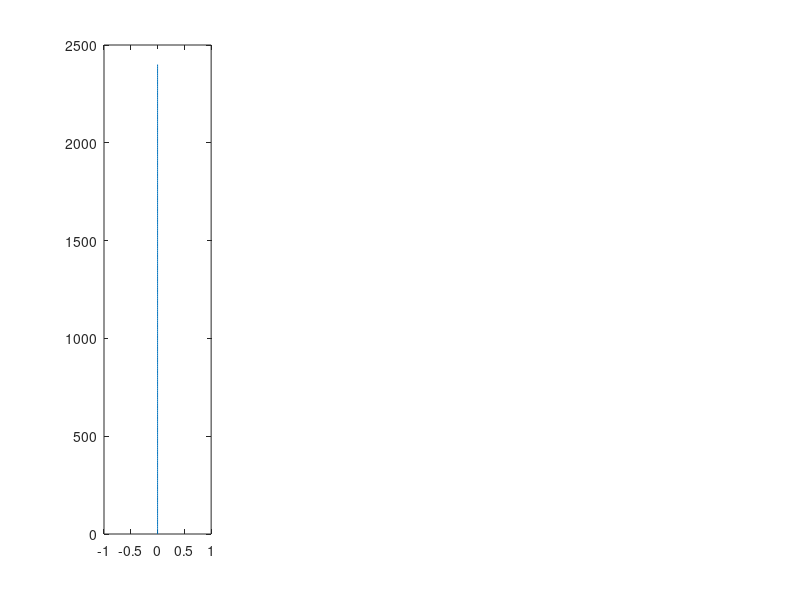

Recreate this plot in MATLAB. (Note: this script raises an error after producing the figure.)
% Script to solve coupled ice shell thermal and stress evolution
% This version of the code is meant to reproduce Nimmo (2004) - Volume
% change effect. The basic idea is that the ice shell begins as 2.4 km
% thick and with a temperature evolution given by the stefan solution.
% I was basically unable to reproduce Nimmo's results
%
%
% Max Rudolph, March 19, 2020
clear;
close all;
addpath ../core

use_analytic_temperature = false; % whether to solve the energy equation or use an analytic solution (true)

% Numerical parameters
nr = 256; % number of grid points
relaxation_parameter=.01; % used in nonlinear loop.
maxiter=300;
% Define physical constants and parameters
% Physical constants
seconds_in_year = 3.1558e7;
R=8.314e-3;     % in kJ/mol/K
% Boundary conditions and internal heating
H=0; % internal heating rate.
Tb=270;
Ts=100;
Ro = 1500*1000;             % outer radius of ice shell (m)
initial_thickness = 2400;
Ri = Ro-initial_thickness;         % inner radius of ice shell (m)
Rc = 1.60e5;             % core radius (m)
% Elastic and Viscous properties
E = 5e9;        % shear modulus of ice (Pa)
nu = 0.3;      % Poisson ratio of ice (-)
beta_w = 4e-10; % Compressibility of water (1/Pa)
alpha_l = 1e-4; % coefficient of linear thermal expansion ( alpha_v/3 ) (1/K)
rho_i=900;      % density of ice (kg/m^3)
rho_w=1000;     % density of water (kg/m^3)
Q=40;           % activation energy, kJ/mol, Nimmo 2004 (kJ/mol)
mub=1e15;       % basal viscosity (Pa-s)
mu = @(T) mub*exp(Q*(Tb-T)/R/Tb./T); % function to evaluate viscosity in Pa-s given T
% Thermal properties
Cp = 2100; %heat capacity of ice J/kg/K
kappa = 1e-6;% m/s/s
k=kappa*rho_i*Cp;

% Benchmark-specific things
% temperature solution
lam1 = 0.65;
cooling_age = @(zm) (zm/2/lam1)^2/kappa;
initial_cooling_age = cooling_age(initial_thickness);
zm = @(t) 2*lam1*sqrt(kappa*t);
dTdt = @(z,t) -(Tb-Ts)/erf(lam1)*exp(-z.^2/4/kappa/t).*z/(2*sqrt(pi*kappa*t^3));
stefan_T = @(z,t)  erf( (z)/2./sqrt(kappa*t) )/erf(lam1)*(Tb-Ts)+Ts;
% If solving the energy equation, we need the right value of L
% corresponding to lam1 = 0.65 (Nimmo value)
Lf = exp(-lam1^2)/lam1/erf(lam1) * Cp*(Tb-Ts)/sqrt(pi);% Turcotte and Schubert Equation 4.141

% calculate maxwell time at 100, 270
fprintf('Maxwell time at surface, base %.2e %.2e\n',mu(100)/E,mu(Tb)/E);
fprintf('Thermal diffusion timescale %.2e\n',(4e4)^2/kappa);
% set end time and grid resolution
t_end = 90e6*seconds_in_year;
% dt = 1e4*seconds_in_year; % time step in seconds
dtmax = 1e4*seconds_in_year;
dtmin = seconds_in_year;
% dt1 = 3600; % size of first timestep
% times = logspace(log10(dt1),log10(t_end+dt1),1e4)-dt1;
plot_interval = t_end;
save_interval = 1e5*seconds_in_year;
save_depths = [0 1 2 3 5]*1000;
nsave = ceil(t_end/save_interval) + 1; nsave_depths = length(save_depths);
sigma_t_store = zeros(nsave_depths,nsave);

% set up the grid
grid_r = linspace(Ri,Ro,nr); % set up the grid

% initialize solution vectors (IC)
sigma_r_last = zeros(nr,1); % initial stresses
sigma_t_last = zeros(nr,1); % initial stresses
T_last = linspace(Tb,Ts,nr)';
% stefan initial condition
eta = (Ro-grid_r)/2/sqrt(kappa*initial_cooling_age);
theta = erf(eta)/erf(lam1);
T_last(:) = theta*(Tb-Ts)+Ts;
% initialize with a stefan solution corresponding to initial thickness
er_last = zeros(nr,1); % strains
et_last = zeros(nr,1);
ur_last = zeros(nr,1);      % displacement
z_last = 0; % total amount of thickening
Pex_last = 0; %initial overpressure

% Set up plot
hf2=figure();

plot_times = [0.0 0.8 1.6 3.2 6.4 12 24 46 90]*1e6*seconds_in_year; iplot=2;
hf=figure(2);
subplot(1,4,1); % sigma_r and sigma_t
h=plot(sigma_r_last,Ro-grid_r); hold on;
plot(sigma_r_last,Ro-grid_r,'--','Color',h.Color);
% h=legend('\sigma_r','\sigma_t','Interpreter','tex'); h.AutoUpdate=false;
title('Stress (Pa)','Interpreter','tex');
ylabel('r (m)');
set(gca,'YDir','reverse');
subplot(1,4,2); % e_r and e_t
h=plot( sigma_r_last,Ro-grid_r); hold on;
plot( sigma_r_last,Ro-grid_r,'--','Color',h.Color); hold on;
% h=legend('r','t'); h.AutoUpdate=false;
title('Strain (-)','Interpreter','tex');
set(gca,'YDir','reverse');
subplot(1,4,3); % temperature
plot(T_last,Ro-grid_r); hold on; title('T (K)','Interpreter','tex'); set(gca,'YDir','reverse');
subplot(1,4,4); % radial displacement (u)
plot(ur_last,Ro-grid_r); hold on; title('u_r');
set(gca,'YDir','reverse');
last_plot_time = 0;

fig1a.h = figure(); % Nimmo's Figure 1a
subplot(2,1,1);
[ax,h1,h2]=plotyy((Ro-grid_r)/1e3,sigma_t_last/1e6,(Ro-grid_r)/1e3,T_last);
fig1a.ax = ax;
h2.Color = h1.Color;
h2.LineStyle = '--';
hold(ax(1)); hold(ax(2));
set(ax,'Xlim',[0 20]);
set(ax(1),'YLim',[-40 10]);
set(ax(1),'YTick',[-40:5:10]);
set(ax(2),'YTick',[100:20:180]);
set(ax(1),'YTickLabelMode','auto');
ylabel(ax(1),'Tangential Stress (MPa)');
xlabel(ax(1),'Depth (km)');
ylabel(ax(2),'Temperature (K)');
set(ax(2),'YLim',[100 180]);

time=0; itime=1;
% save initial state
isave = 1;
sigma_t_store(:,isave) = interp1(Ro-grid_r,sigma_t_last,save_depths);
time_store(isave) = time;
last_store = time; isave = isave+1;


while time < t_end
    % In each timestep, we do the following
    % 1. Calculate the amount of basal freeze-on and advance the mesh
    % 2. Solve the heat equation using an implicit method
    % 3. Solve for sigma_r
    % 4. Calculate sigma_t
    % 5. Calculate the radial displacements u(r)
    
    % 2. Calculate thickening
    % basal heat flux
    %     qb = -k*(T(2)-T(1))/(grid_r(2)-grid_r(1)); % W/m^2
    % thickening would be dx/dt = qb/(L*rho_i)
    %     delta_rb = dt*qb/Lf/rho_i;
    %     z = z_last + delta_rb;
    
    % calculate the timestep
    if( use_analytic_temperature )
        delta = Inf;
        dt=dtmax*2;
        while abs(delta) > (grid_r(2)-grid_r(1))/2 && dt >= dtmin
            dt = dt/2;
            new_thickness = zm(initial_cooling_age+time+dt);
            delta = new_thickness - (Ro-grid_r(1));
        end
        fprintf('Timestep %e elapsed time %e\n',dt,time+dt);
        z=new_thickness-initial_thickness;
        delta_rb = new_thickness-initial_thickness;
        f = (1-2*initial_thickness/Ro);
        delta_rho = (rho_w-rho_i);
        surface_uplift = (delta_rb)*(delta_rho)/rho_w*f/(1+(f*(delta_rho)/rho_w));
        
        % calculate new ocean pressure (Manga and Wang 2007, equation 5)
        %     Pex_pred = 3*Ri^2/beta_w/(Ri^3-Rc^3)*(z*(rho_w-rho_i)/rho_w-ur_last(1));% ur_last because we don't yet know the uplift
        Pex_pred = surface_uplift*E/(1-nu)*2/Ro^2*(new_thickness/4); % last term assumes elastic thickness ~1/4 total thickness
        % re-mesh onto new grid
        new_grid_r = linspace(Ri-delta_rb,Ro,nr);
        [T_last,sigma_r_last,sigma_t_last,er_last,et_last] = interpolate_solution(new_grid_r,grid_r,T_last,sigma_r_last,sigma_t_last,er_last,et_last,Tb);
        grid_r = new_grid_r; % end interpolation step
        
        % calculate d/dr(Tdot)
        %     Tdot = (T-T_last)/dt;
        %     Tdot = zeros(size(T_last));
        %     Tdot(:) = dTdt(Ro-new_grid_r,initial_cooling_age+time+dt);
        %     T = T_last + Tdot*dt;
        T = stefan_T( Ro-new_grid_r',initial_cooling_age+time+dt);
        
        dTdr_b = (T(2)-Tb)/(grid_r(2)-grid_r(1));
        Tdot = (T-T_last)/dt;
        Tdot(1) = dTdr_b*delta_rb/dt;
        dTdotdr = zeros(nr,1);
        for i=2:nr-1
            dTdotdr(i) = (Tdot(i+1)-Tdot(i-1))/(grid_r(i+1)-grid_r(i-1));
        end
        dTdotdr(nr) = (0-Tdot(nr-1))/(grid_r(nr)-grid_r(nr-1));
        %         dTdotdr(1)  = (Tdot(2)-Tdot(1))/(grid_r(2)-grid_r(1)); % First-order approximation at i=1
        dr1 = grid_r(2)-grid_r(1);
        dTdotdr(1) = 1/dr1*(2*(Tdot(2)-Tdot(1)) - (Tdot(3)-Tdot(1))/2); % 2nd order approximation to dTdr using a right-weighted stencil.
        
        
    else
        Tg = Tb-(T_last(2)-Tb);
        dTdr_b_last = (T_last(2)-Tg)/2/(grid_r(2)-grid_r(1));
        qb = -k*dTdr_b_last;
        
        % determine the timestep
        dt = dtmax;
        if abs(qb/Lf/rho_i*dt) > (grid_r(2)-grid_r(1))/2
            dt = (grid_r(2)-grid_r(1))/2/(qb/Lf/rho_i);
        end
        if dt < dtmin
            dt = dtmin;
        end
        % thickening would be dx/dt = qb/(L*rho_i)
        delta_rb = dt*qb/Lf/rho_i;
        new_thickness = Ro-grid_r(1)+delta_rb;
        z=new_thickness-initial_thickness;
        delta_rb = z;
        f = (1-2*initial_thickness/Ro);
        delta_rho = (rho_w-rho_i);
        surface_uplift = (delta_rb)*(delta_rho)/rho_w*f/(1+(f*(delta_rho)/rho_w));
        
        % calculate new ocean pressure (Manga and Wang 2007, equation 5)
        %     Pex_pred = 3*Ri^2/beta_w/(Ri^3-Rc^3)*(z*(rho_w-rho_i)/rho_w-ur_last(1));% ur_last because we don't yet know the uplift
        Pex_pred = surface_uplift*E/(1-nu)*2/Ro^2*(new_thickness/4); % last term assumes elastic thickness ~1/4 total thickness
        % re-mesh onto new grid
        new_grid_r = linspace(Ri-z,Ro,nr);
        [T_last,sigma_r_last,sigma_t_last,er_last,et_last] = interpolate_solution(new_grid_r,grid_r,T_last,sigma_r_last,sigma_t_last,er_last,et_last,Tb);
        grid_r = new_grid_r; % end interpolation step
        
        % 2. form discrete operators and solve the heat equation
        [T,dTdotdr] = solve_temperature_shell(grid_r,T_last,Tb,Ts,k,rho_i,Cp,H,dt,delta_rb);
        
    end
        
    % 3. Nonlinear loop over pressure.
    % because the ocean pressure depends on the uplift, we make a guess
    % (above). Using this guess, we calculate stresses, strains, and
    % displacements. Then we re-calculate the pressure using the new value
    % of radial displacement. We continue until the pressure used in the
    % calculations has converged to the pressure consistent with the
    % calculated displacement;
    for iter=1:1%maxiter
        % 3a. Assemble and solve equations for radial stress
        Pex=0;% no overpressure for temperature change endmember
        
        % calculate viscosity at each node (needed by solver)
        mu_node = zeros(nr,1);
        for i=1:nr
            mu_node(i) = mu(T(i));
        end
        [sigma_r,sigma_t,sigma_rD,sigma_tD] = solve_stress_viscoelastic_shell(grid_r,mu_node,sigma_r_last,alpha_l*dTdotdr,-Pex,E,nu,dt);
        
        dT = T-T_last;
        
        dsigma_t = sigma_t - sigma_t_last;
        dsigma_r = sigma_r - sigma_r_last;
        
        de_t = 1/E*(dsigma_t-nu*(dsigma_t+dsigma_r))+alpha_l*dT + dt/2*(sigma_tD./mu_node); % change in tangential strain
        de_r = 1/E*(dsigma_r-2*nu*dsigma_t)         +alpha_l*dT + dt/2*(sigma_rD./mu_node); % HS91 equations A5-6
        er = er_last + de_r;
        et = et_last + de_t;
        ur = grid_r'.*et; %radial displacement

    end%end nonlinear loop
    
    % 6. advance to next time step and plot (if needed)
    sigma_r_last = sigma_r;
    sigma_t_last = sigma_t;
    T_last = T;
    er_last = er;
    et_last = et;
    z_last = z;
    ur_last = ur;
    Pex_last = Pex;
    
    time = time + dt;
    
    if (time >= plot_times(iplot) || time >= t_end)
        iplot = iplot+1;
        
        figure(hf);
        subplot(1,4,1);
        h=plot(sigma_r,Ro-grid_r);
        plot(sigma_t,Ro-grid_r,'--','Color',h.Color);
        subplot(1,4,2);
        h=plot(er,Ro-grid_r);
        plot(et,Ro-grid_r,'--','Color',h.Color);
        subplot(1,4,3);
        plot(T,Ro-grid_r);
        subplot(1,4,4);
        plot(ur,Ro-grid_r);
        
        
        figure(hf2);
        plot(ur(end),sigma_t(end),'.'); hold on;
        
        figure(fig1a.h); % Nimmo's Figure 1a
        h=plot(fig1a.ax(1),(Ro-grid_r)/1e3,sigma_t_last/1e6);
        plot(fig1a.ax(2),(Ro-grid_r)/1e3,T_last,'--','Color',h.Color);
        
        
        last_plot_time = time;
        drawnow();
    end
    if (time-last_store >= save_interval || time >= t_end)
        sigma_t_store(:,isave) = interp1(Ro-grid_r,sigma_t_last,save_depths);
        time_store(isave) = time;
        last_store = time; isave = isave+1;
    end
end
%% add legends
for i=1:length(plot_times)
    labels{i} = sprintf('%.1f',plot_times(i)/seconds_in_year/1e6);
end
figure( fig1a.h );
axis(fig1a.ax(1));
legend(labels,'Location','southeast');


%% Nimmo's figure 1b
figure(fig1a.h);
labels = {};
for i=1:length(save_depths)
    labels{i} = sprintf('%.1f km',save_depths(i)/1000);
end
subplot(2,1,2);
plot(time_store(1:isave-1)/seconds_in_year/1e6,sigma_t_store(:,1:isave-1)/1e6);
legend(labels,'Location','southeast');
xlabel('Time (Myr)');
ylabel('Tangential Stress (MPa)');
set(gcf,'Color','w');
h=gcf;
h.Position(3:4) = [390 580];
if use_analytic_temperature
    saveas(gcf,'Nimmo_Figure1.eps','psc2')
else
    saveas(gcf,'Nimmo_Figure1_numerical.eps','psc2')
end

